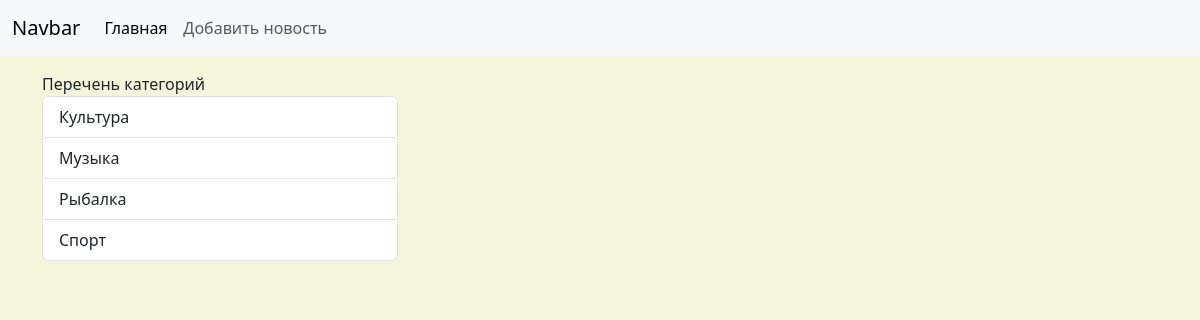
Before: /news/category/4 with the older database file.
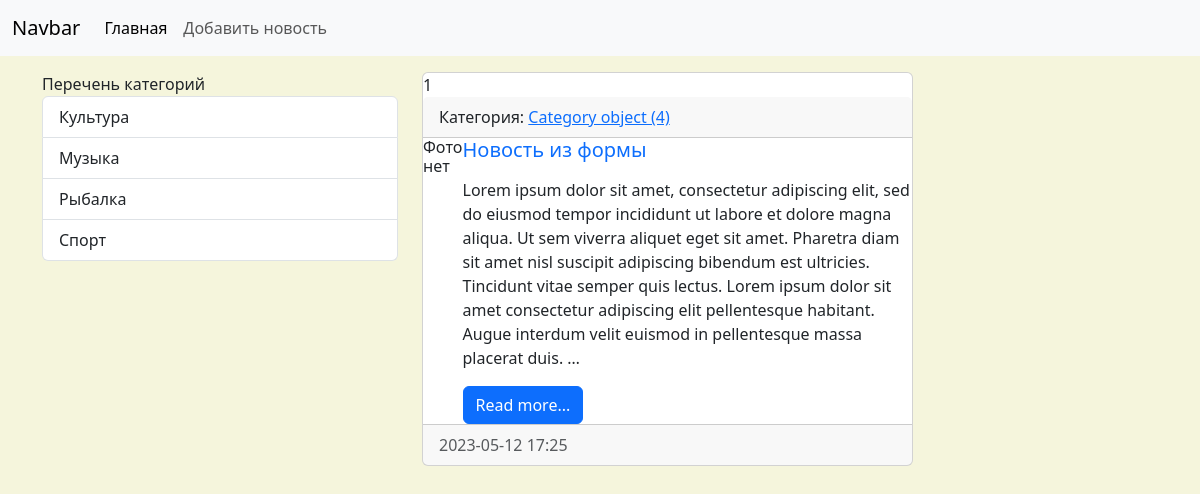
After: the same page with the newer database file.
### News/models.py (models this page shows, shortened)
class Category(models.Model):
    title = models.CharField(max_length=150, db_index=True, verbose_name='Категория')
    def get_absolute_url(self):
        return reverse_lazy('Category', kwargs={'category_id': self.pk})
    class Meta:
        verbose_name = 'Категория'
        verbose_name_plural = 'Категории'
        ordering = ['title']

class News(models.Model):
    title = models.CharField(max_length=150, verbose_name='Заголовок')
    content = models.TextField(blank=True, verbose_name='Текст')
    created_at = models.DateTimeField(auto_now_add=True, verbose_name='Время создания')
    updated_at = models.DateTimeField(auto_now=True, verbose_name='Время изменения')
    photo = models.ImageField(upload_to='media/%Y/%m/%d', verbose_name='Фото')
    is_published = models.BooleanField(default=True, verbose_name='Публикация')
    category = models.ForeignKey('Category', on_delete=models.PROTECT, null=True, verbose_name='Категория')
    class Meta:
        verbose_name='Новость'
        verbose_name_plural='Новости'
        ordering = ['-created_at']

### News/views.py (the view)
# urls.py: path('category/<int:category_id>', get_category, name='Category'),
def get_category(request, category_id):
    news = News.objects.filter(category_id=category_id)
    categories = Category.objects.all()
    category = Category.objects.get(pk=category_id)
    context = {
        'news': news,
        'category': category
    }
    return render(request, 'News/category.html', context=context)

### News/templatetags/news_tags.py (called while the page is built)
@register.simple_tag(name='get_list_categories')
def get_categories():
    return Category.objects.all()

@register.inclusion_tag('News/list_categories.html')
def show_categories(arg1='Перечень', arg2='категорий'):
    categories = Category.objects.all()
    return {'categories': categories, 'arg1': arg1, 'arg2': arg2}

### News/templates/News/category.html (shortened to what this page needs)
{% extends 'base.html' %}
{% block sidebar %}
    {% include 'inc/_sidebar.html' %}
{% endblock %}
{% block content %}
<div class="col-md-8">
    {% for i in news %}
    <div class="card mb-3">
        {{ forloop.counter }}
        <div class="card-header">
            Категория: <a href="{% url 'Category' i.category.id %}"> {{i.category}} </a>
        </div>
        <div class="media" style="display: flex">
            <div class="media-photo">
                {% if i.photo %}
                <img src="{{ i.photo.url }}" class="mr-3" width="350" alt="Photo">
                {% else %}
                <h6> Фото нет </h6>
                {% endif %}
            </div>
            <div class="media-body">
                <h5 class="card-title {% cycle 'text-primary' 'text-success' 'text-danger' %}">{{i.title}}</h5>
                {% autoescape off %}
                <p class="card-text">{{i.content|truncatewords:60|linebreaks }}</p>
                {% endautoescape %}
                <a href="#" class="btn btn-primary">Read more...</a>
            </div>
        </div>
        <div class="card-footer text-body-secondary">
            {{ i.created_at|date:'Y-m-d H:i' }}
        </div>
    </div>
    {% endfor %}
</div>
{% endblock %}

### News/templates/News/list_categories.html
{% load news_tags %}
<div class="list-group">
    {{ arg1 }} {{ arg2 }}
    {% for cat in categories %}
        <a href="{{ cat.get_absolute_url }}" class="list-group-item list-group-item-action">{{ cat.title }}</a>
    {% endfor %}
</div>

Changed rows visible on the page:
added News: category "Category object (4)", photo "Фото нет", title "Новость из формы", content "Lorem ipsum dolor sit amet, consectetur adipiscing elit, sed do eiusmod tempor incididunt ut labore et dolore magna aliqua. Ut sem viverra aliquet eget sit amet. Pharetra diam sit amet nisl suscipit adipiscing bibendum est ultricies. Tincidunt vitae semper quis lectus. Lorem ipsum dolor sit amet consectetur adipiscing elit pellentesque habitant. Augue interdum velit euismod in pellentesque massa placerat duis. …", created_at "2023-05-12 17:25"
